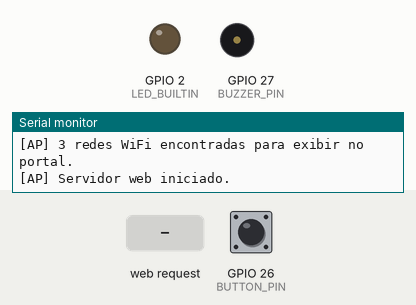
Bench run of a program on a simulated ESP32. Shown: output pins drawn as LEDs (lit = HIGH), buzzer (waves = sounding), the last lines printed to the serial monitor. Dashed ring = blinking. The test bench sets the inputs (shaded band); at power-on: GPIO 26 (BUTTON_PIN) HIGH. WiFi joins after 1.5 s; servers stay silent unless stated; a WiFi scan finds three made-up networks; EEPROM starts erased. At 6.4 s the program restarts the board; the recording ends there.

Above: at 3.6 s.
3.7 s: HTTP request GET /save received
At 4.15 s:
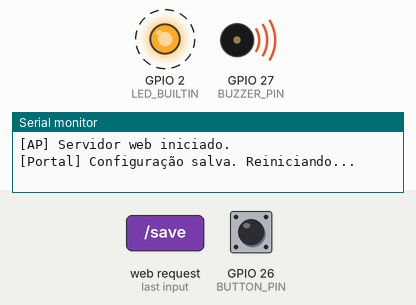
At 5.4 s:
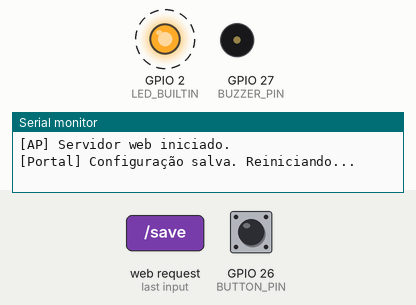
Timing chart, 0 to 6.4 s (numbered marks = the images above; inputs shaded):
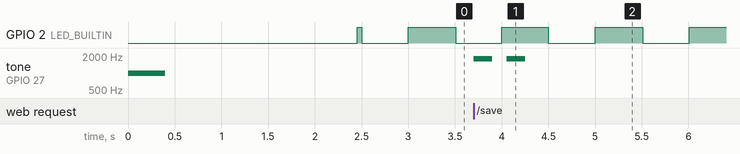

Measured:
- after the input at 3.7 s, tone on GPIO 27 (BUZZER_PIN): alternates 1800 Hz for 0.20 s and silent for 0.15 s, 4 changes in all, then stays silent, starting at once
- by itself, GPIO 2 (LED_BUILTIN): alternates HIGH for 0.50 s and LOW for 0.50 s

The program:

main.cpp
```cpp
#include <Arduino.h>
#include <Preferences.h>
#include "buzzer.h"

#define LED_BUILTIN 2
#define BUTTON_PIN 26
#define BUZZER_PIN 27
#define BAUDRATE 115200

// Wifi Setup
#include <WiFi.h>
#include <WebServer.h>
#include <DNSServer.h>

const byte DNS_PORT = 53;
DNSServer dnsServer;
WebServer server(80);

const char *ap_ssid = "PatroWifi";
const char *ap_password = "12345678";

#define MAX_NETWORKS 20
String ssidList[MAX_NETWORKS];
int rssiList[MAX_NETWORKS];
int foundNetworks = 0;

Preferences preferences;

void WebServerTask(void *pvParameters)
{
    while (true)
    {
        dnsServer.processNextRequest();
        server.handleClient();
        vTaskDelay(1);
    }
}

void handleRoot()
{
    String html = "<!DOCTYPE html><html><head><meta name='viewport' content='width=device-width,initial-scale=1'>";
    html += "<style>body{font-family:sans-serif;background:#f0f0f0;}form{background:#fff;padding:20px;border-radius:8px;max-width:350px;margin:auto;box-shadow:0 2px 8px #0002;}label{display:block;margin-top:10px;}select,input[type=password]{width:100%;padding:8px;margin-top:5px;}input[type=submit]{margin-top:15px;padding:10px 20px;background:#2196F3;color:#fff;border:none;border-radius:4px;cursor:pointer;}input[type=submit]:hover{background:#1976D2;}</style>";
    html += "<h2 style='text-align:center;'>Configuração WiFi</h2>";
    html += "<form action='/save'>";
    html += "<label for='ssid'>Rede WiFi:</label>";
    html += "<select name='ssid' id='ssid'>";
    for (int i = 0; i < foundNetworks; ++i)
    {
        html += "<option value='" + ssidList[i] + "'>" + ssidList[i] + " (" + String(rssiList[i]) + " dBm)</option>";
    }
    html += "</select>";
    html += "<label for='pass'>Senha:</label>";
    html += "<input name='pass' id='pass' type='password'>";
    html += "<input type='submit' value='Salvar'>";
    html += "</form></body></html>";
    server.send(200, "text/html", html);
}

void handleSave()
{
    String ssid = server.arg("ssid");
    String pass = server.arg("pass");

    preferences.begin("wifi", false);
    preferences.putString("ssid", ssid);
    preferences.putString("pass", pass);
    preferences.end();

    String html = "<html><body><h2>Configuração recebida!</h2>";
    html += "<p>SSID: " + ssid + "</p>";
    html += "<p>Senha: " + pass + "</p>";
    html += "<p>Reiniciando o dispositivo...</p>";
    html += "</body></html>";
    server.send(200, "text/html", html);

    Serial.println("[Portal] Configuração salva. Reiniciando...");
    beepSaved();
    delay(2000);
    ESP.restart();
}

void handleNotFound()
{
    server.sendHeader("Location", "/", true); // Redireciona para "/"
    server.send(302, "text/plain", "");
}

int buttonState = 0;
unsigned long buttonPressStartTime = 0;
bool isResetting = false;

void setup()
{
    Serial.begin(BAUDRATE);
    pinMode(BUTTON_PIN, INPUT_PULLUP);
    pinMode(LED_BUILTIN, OUTPUT);
    pinMode(BUZZER_PIN, OUTPUT);
    buzzer_init(BUZZER_PIN); // Inicializa o buzzer

    preferences.begin("wifi", true);
    String savedSsid = preferences.getString("ssid", "");
    String savedPass = preferences.getString("pass", "");
    preferences.end();

    bool wifiConnected = false;
    if (savedSsid.length() > 0)
    {
        Serial.println("[WiFi] Credenciais encontradas. Tentando conectar...");
        WiFi.mode(WIFI_STA);
        WiFi.begin(savedSsid.c_str(), savedPass.c_str());
        beepConnecting();
        unsigned long startAttemptTime = millis();
        while (WiFi.status() != WL_CONNECTED && millis() - startAttemptTime < 10000)
        {
            delay(500);
            Serial.print(".");
        }
        if (WiFi.status() == WL_CONNECTED)
        {
            Serial.println("\n[WiFi] Conectado com sucesso!");
            Serial.print("[WiFi] IP: ");
            Serial.println(WiFi.localIP());
            beepSuccess();
            wifiConnected = true;
        }
        else
        {
            Serial.println("\n[WiFi] Falha ao conectar. Iniciando modo Access Point.");
            beepFailAP();
        }
    }
    else
    {
        Serial.println("[WiFi] Nenhuma credencial salva. Iniciando modo Access Point.");
        beepFailAP();
    }

    if (!wifiConnected)
    {
        WiFi.mode(WIFI_AP);
        WiFi.softAP(ap_ssid, ap_password);
        Serial.print("[AP] Access Point iniciado. IP: ");
        Serial.println(WiFi.softAPIP());

        // Scan de redes para o portal
        foundNetworks = WiFi.scanNetworks();
        if (foundNetworks > MAX_NETWORKS)
            foundNetworks = MAX_NETWORKS;
        for (int i = 0; i < foundNetworks; ++i)
        {
            ssidList[i] = WiFi.SSID(i);
            rssiList[i] = WiFi.RSSI(i);
        }
        Serial.print("[AP] ");
        Serial.print(foundNetworks);
        Serial.println(" redes WiFi encontradas para exibir no portal.");

        // Initialize DNS to redirect all requests to the ESP
        dnsServer.start(DNS_PORT, "*", WiFi.softAPIP());

        // Main Page
        server.on("/", handleRoot);
        server.on("/save", handleSave);
        server.onNotFound(handleNotFound);

        // Start Web Server
        server.begin();
        Serial.println("[AP] Servidor web iniciado.");

        // Create task for Web Server at Core 0
        xTaskCreatePinnedToCore(WebServerTask, "WebServerTask", 4096, NULL, 1, NULL, 0);
    }
}

void loop()
{
    // Read Inputs
    buttonState = digitalRead(BUTTON_PIN);

    if (buttonState == LOW)
    {
        if (buttonPressStartTime == 0)
        {
            buttonPressStartTime = millis();
            Serial.println("[Botão] Pressionado. Segure por 5 segundos para resetar.");
        }
        else if (millis() - buttonPressStartTime > 5000 && !isResetting)
        {
            isResetting = true;
            Serial.println("[Reset] Resetando configurações em 3 segundos...");

            // Alerta sonoro antes do reset
            beepResetWarning();

            preferences.begin("wifi", false);
            preferences.clear();
            preferences.end();
            Serial.println("[Reset] Configurações apagadas. Reiniciando...");
            ESP.restart();
        }
    }
    else
    {
        if (buttonPressStartTime > 0)
        {
            Serial.println("[Botão] Liberado.");
            buttonPressStartTime = 0;
        }
    }

    digitalWrite(LED_BUILTIN, WiFi.status() == WL_CONNECTED ? HIGH : (millis() % 1000 < 500));

    delay(10);
}
```

buzzer.cpp
```cpp
#include "buzzer.h"
#include <Arduino.h>

// Função auxiliar para gerar o som, não exposta no .h
static void buzzerBeep(int freq, int duration)
{
    ledcWriteTone(0, freq);
    delay(duration);
    ledcWriteTone(0, 0);
    delay(50);
}

void buzzer_init(int pin)
{
    pinMode(pin, OUTPUT);
    ledcAttachPin(pin, 0);
}

void beepConnecting()
{
    // Bip simples
    buzzerBeep(2000, 100);
}

void beepSuccess()
{
    // 3 bips rápidos
    for (int i = 0; i < 3; i++)
    {
        buzzerBeep(2500, 70);
        delay(60);
    }
}

void beepFailAP()
{
    // Bip longo
    buzzerBeep(1000, 400);
}

void beepSaved()
{
    // 2 bips médios
    for (int i = 0; i < 2; i++)
    {
        buzzerBeep(1800, 200);
        delay(100);
    }
}

void beepResetWarning()
{
    // Alerta sonoro antes do reset (3 bips)
    for (int i = 0; i < 3; i++)
    {
        buzzerBeep(1500, 300);
        if (i < 2)
            delay(700);
    }
}
```

buzzer.h
```cpp
#ifndef BUZZER_H
#define BUZZER_H

void buzzer_init(int pin);
void beepConnecting();
void beepSuccess();
void beepFailAP();
void beepSaved();
void beepResetWarning();

#endif // BUZZER_H
```
